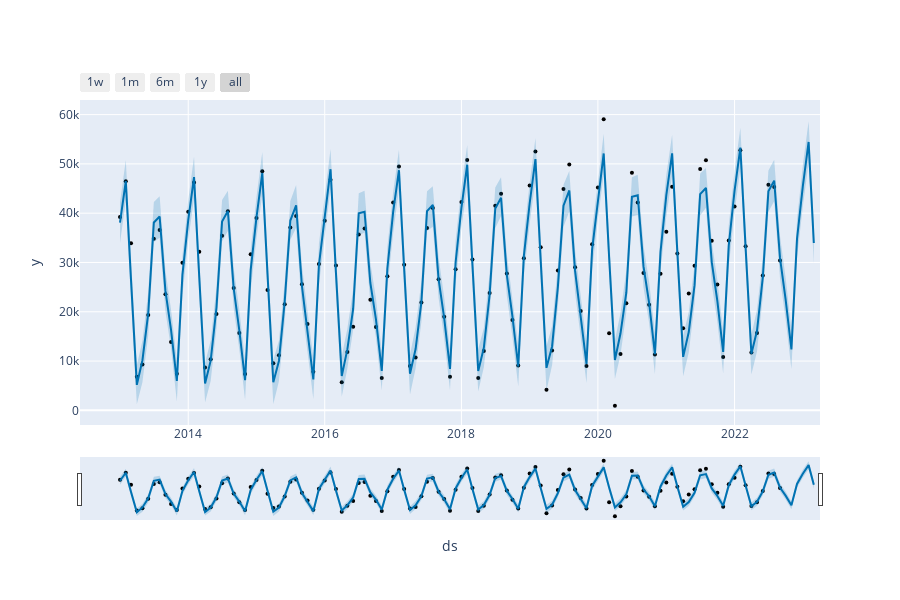

The cell this chart's notebook holds for it:
### Code cell
#really cool interactive graphs!! I suggest trying it out!
from prophet.plot import plot_plotly, plot_components_plotly
plot_plotly(m, fcst)
